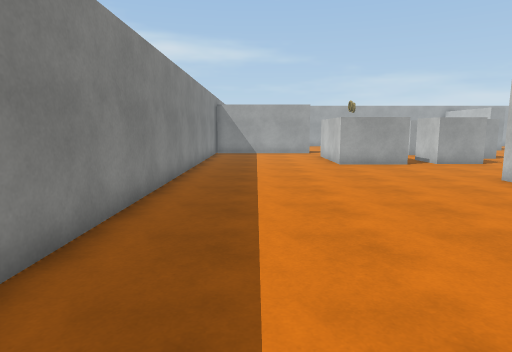
[1] (above)

21 first-person views from a walk through a scene from a Unity 3-D project. The camera is 1.5 m above the floor, tilts 8° down and sees 75° across. The floor is counted in squares, 1 m on a side. Each view is taken from the middle of a square. On the plan, view 1 faces up. The plan holds only what a view shows up to about 15 squares ahead; the rest is blank. The place goes on beyond the plan. The player character is not drawn. Some animated figures are not drawn. Some surface patterns are stand-ins.

[2]
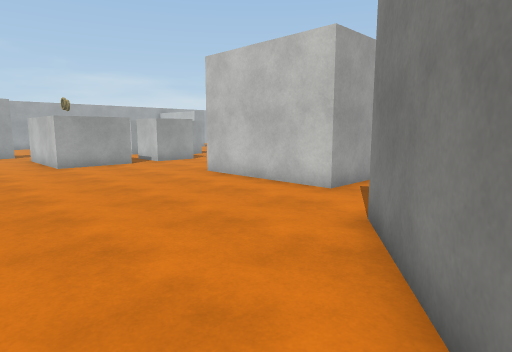

[3]
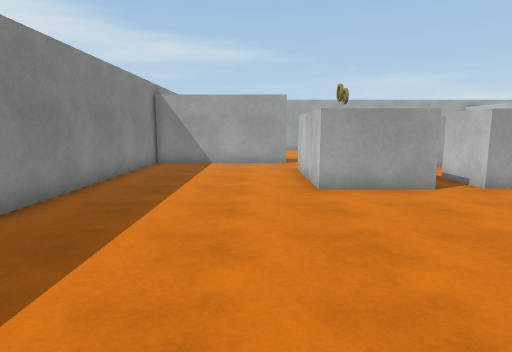

[4]
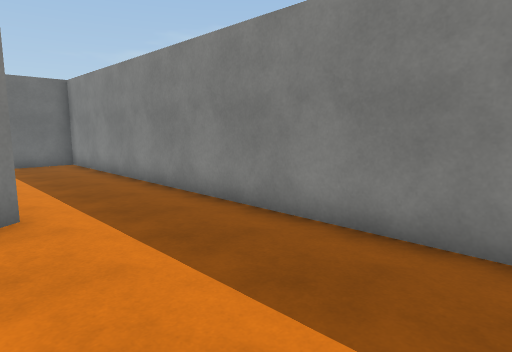

[5]
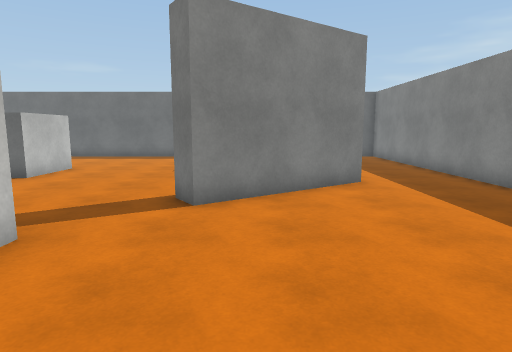

[6]
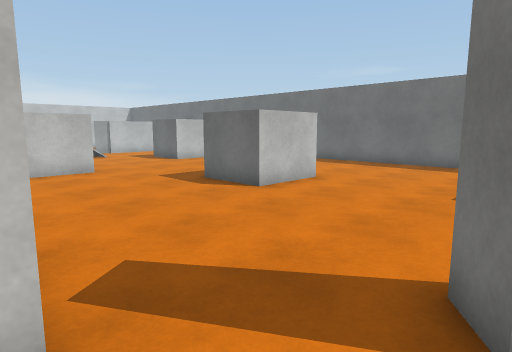

[7]
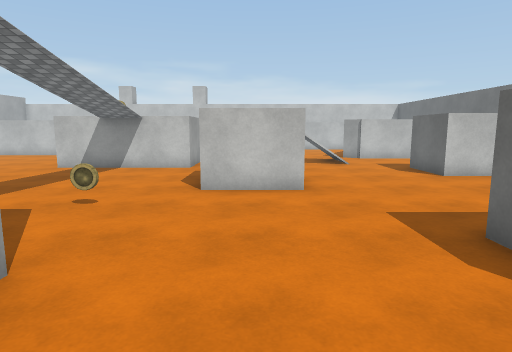

[8]
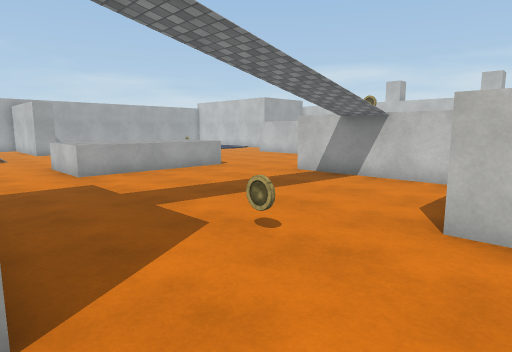

[9]
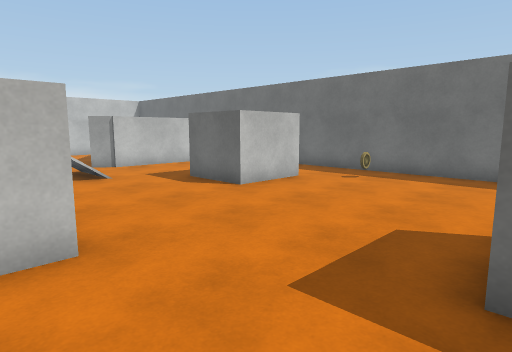

[10]
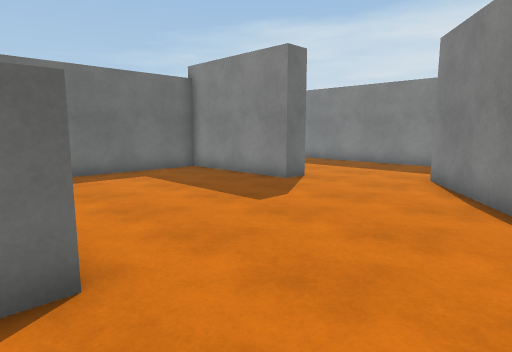

[11]
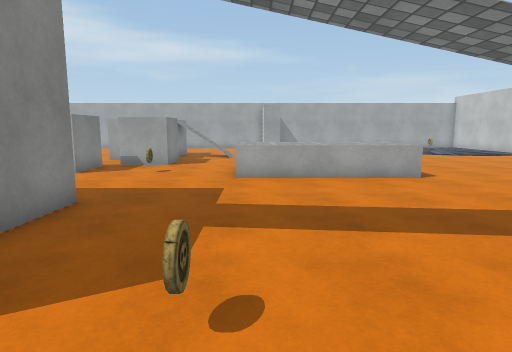

[12]
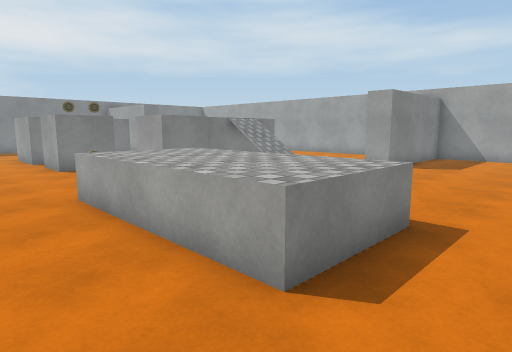

[13]
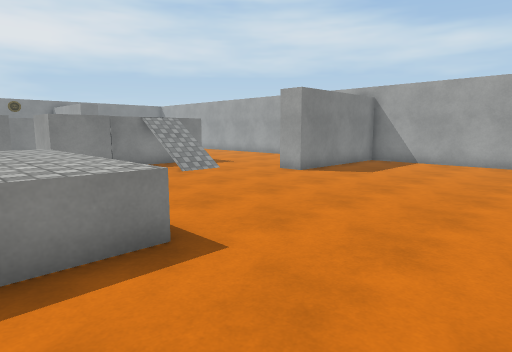

[14]
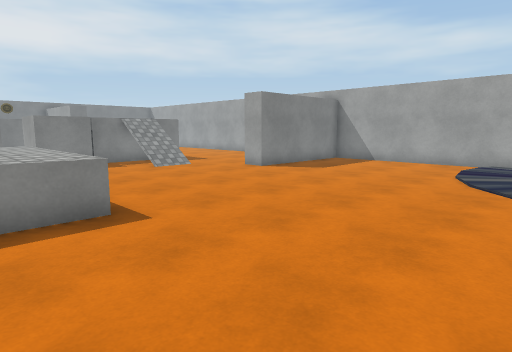

[15]
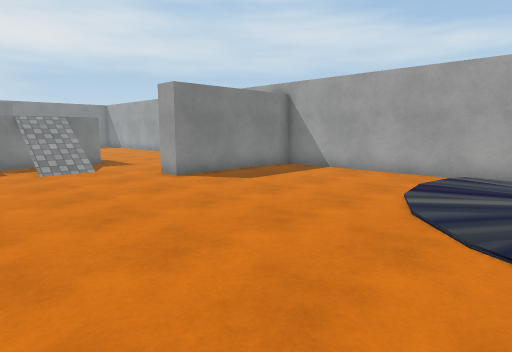

[16]
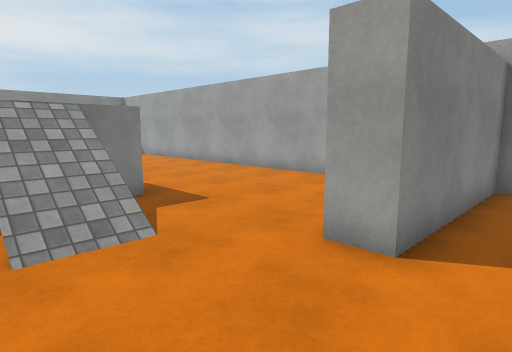

[17]
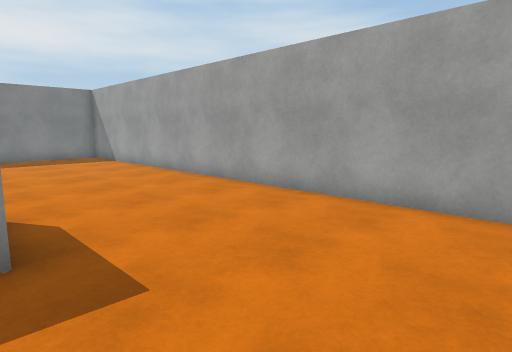

[18]
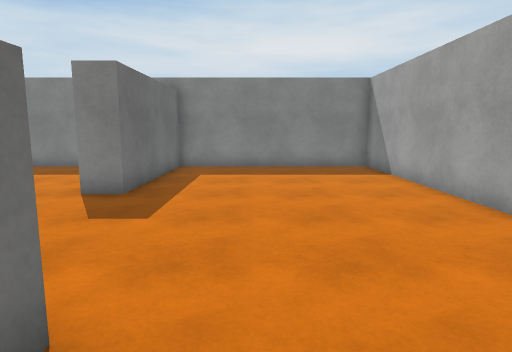

[19]
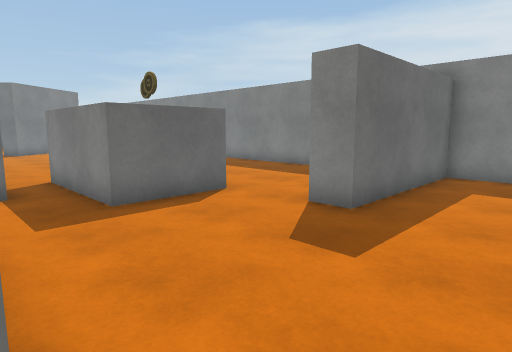

[20]
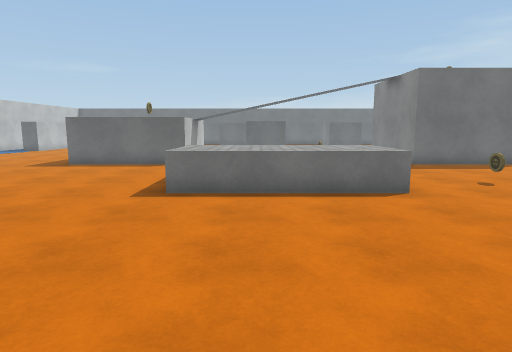

[21]
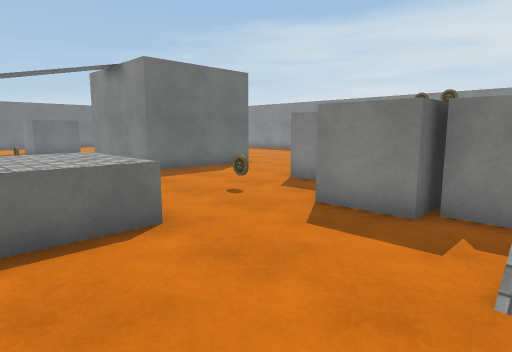

### Floor plan
Key: @ floor where view 1 was taken; # wall or solid block; . floor; / step, stairs or slope; = window, fence, low wall or low ledge; ≈ liquid the walk keeps out of; ^ raised ledge; v drop or lower ground; C cube; B block; I coin; O other object.
Columns run from 3 left of view 1 to 27 right of it. Each row starts with its distance up from view 1.
 30 #############################
 29 #.................. #......≈≈≈
 28 #.................. #......≈≈≈
 27 #...................#......≈≈≈
 26 #...................#......≈≈≈
 25 #...................#.......≈≈
 24 #...................#.......≈≈
 23 #...........#  /.............≈
 22 #######.....v  ///.............
 21 #######.....v  ///.............
 20 #...........   /...............
 19 #............ CC..............
 18 #......###...  C...............
 17 #......###.. CCC...............
 16 #......###.C C.....^^^^^^......
 15 #......###.C C.I...^^^^^^.....
 14 #......###.CC......^^^^^^......
 13 #..................^^^^^.......
 12 #..............................
 11 #..............................
 10 #..........#####.........######
  9 #.........##   #.........#
  8 #.........#    #.........#
  7 #.........#    #.........#
  6 #.........#    #.........#
  5 #.........###  #..I......###
  4 #..........................
  3 #...................B
  2 #......##...........B
  1 #.....###...........B
  0 #..@###...................v
 -1 #...##........BBB.........=/
 -2 #.............B  ..........//.
 -3 #.............B  .............#
 -4 #.............B  ......BBB...##
 -5 #.....##........ ......B  ...#
 -6 #....  #...............B    .#
 -7 #...   #................
 -8 #...   #......... ...O...
 -9 #..    #........  .......
-10 ####   #########  ########

Positions as (right, up) in squares from view 1, and headings:
1: (0, 0), facing up
2: (0, 0), facing up-right
3: (2, 6), facing up
4: (2, 6), facing down-left
5: (4, 9), facing down
6: (5, 5), facing down-right
7: (9, 2), facing right
8: (12, 2), facing up-right
9: (13, 2), facing down-right
10: (12, 2), facing down-left
11: (16, 3), facing up
12: (23, 11), facing up-left
13: (25, 14), facing up-left
14: (27, 14), facing up-left
15: (27, 18), facing up-left
16: (19, 20), facing up-left
17: (16, 23), facing up-left
18: (11, 25), facing left
19: (9, 25), facing down-left
20: (19, 24), facing down
21: (18, 21), facing down-left
